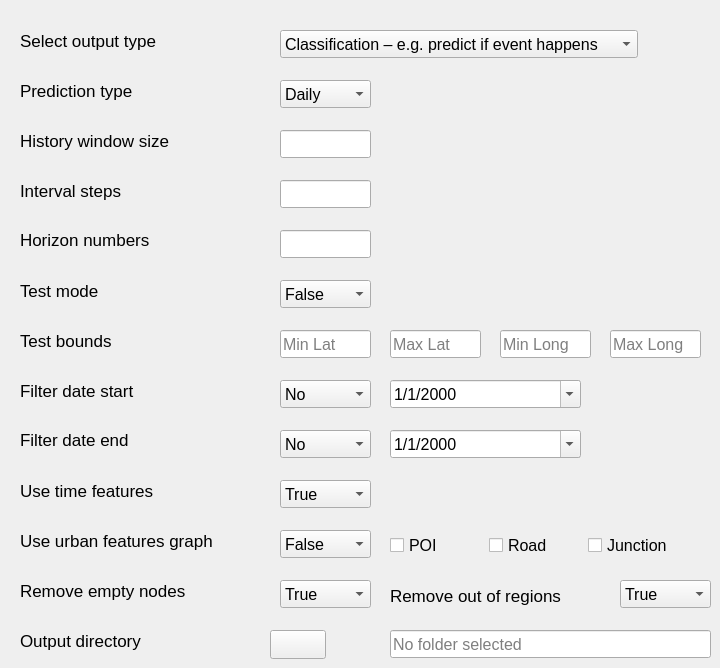
      <widget class="QWidget" name="tabDataConfig">
       <attribute name="title">
        <string>Config</string>
       </attribute>
       <widget class="QLabel" name="labelOutType">
        <property name="geometry">
         <rect>
          <x>20</x>
          <y>30</y>
          <width>181</width>
          <height>21</height>
         </rect>
        </property>
        <property name="maximumSize">
         <size>
          <width>16777215</width>
          <height>16777209</height>
         </size>
        </property>
        <property name="font">
         <font>
          <family>Segoe UI</family>
          <pointsize>13</pointsize>
          <bold>false</bold>
         </font>
        </property>
        <property name="text">
         <string>Select output type</string>
        </property>
       </widget>
       <widget class="QLabel" name="labelWindowSize">
        <property name="geometry">
         <rect>
          <x>20</x>
          <y>130</y>
          <width>201</width>
          <height>21</height>
         </rect>
        </property>
        <property name="font">
         <font>
          <family>Segoe UI</family>
          <pointsize>13</pointsize>
          <bold>false</bold>
         </font>
        </property>
        <property name="toolTip">
         <string>Numbers of historical steps to consider in the prediction</string>
        </property>
        <property name="text">
         <string>History window size</string>
        </property>
       </widget>
       <widget class="QLineEdit" name="lineWindowSize">
        <property name="geometry">
         <rect>
          <x>280</x>
          <y>130</y>
          <width>91</width>
          <height>28</height>
         </rect>
        </property>
        <property name="font">
         <font>
          <family>Segoe UI</family>
          <pointsize>12</pointsize>
          <bold>false</bold>
         </font>
        </property>
       </widget>
       <widget class="QLabel" name="labelInterStep">
        <property name="geometry">
         <rect>
          <x>20</x>
          <y>180</y>
          <width>161</width>
          <height>21</height>
         </rect>
        </property>
        <property name="font">
         <font>
          <family>Segoe UI</family>
          <pointsize>13</pointsize>
          <bold>false</bold>
         </font>
        </property>
        <property name="toolTip">
         <string>Size of the bin. E.g.  if 1 and prediction is hourly, each step would be 1 hour</string>
        </property>
        <property name="text">
         <string>Interval steps</string>
        </property>
       </widget>
       <widget class="QLineEdit" name="lineInterStep">
        <property name="geometry">
         <rect>
          <x>280</x>
          <y>180</y>
          <width>91</width>
          <height>28</height>
         </rect>
        </property>
        <property name="font">
         <font>
          <family>Segoe UI</family>
          <pointsize>12</pointsize>
          <bold>false</bold>
         </font>
        </property>
        <property name="placeholderText">
         <string/>
        </property>
       </widget>
       <widget class="QLabel" name="labelPredType">
        <property name="geometry">
         <rect>
          <x>20</x>
          <y>80</y>
          <width>171</width>
          <height>21</height>
         </rect>
        </property>
        <property name="font">
         <font>
          <family>Segoe UI</family>
          <pointsize>13</pointsize>
          <bold>false</bold>
         </font>
        </property>
        <property name="text">
         <string>Prediction type</string>
        </property>
       </widget>
       <widget class="QLabel" name="labelHorizon">
        <property name="geometry">
         <rect>
          <x>20</x>
          <y>230</y>
          <width>171</width>
          <height>20</height>
         </rect>
        </property>
        <property name="font">
         <font>
          <family>Segoe UI</family>
          <pointsize>13</pointsize>
          <bold>false</bold>
         </font>
        </property>
        <property name="toolTip">
         <string>Numbers of steps in the future to be predicted</string>
        </property>
        <property name="text">
         <string>Horizon numbers</string>
        </property>
       </widget>
       <widget class="QComboBox" name="comboBoxPredType">
        <property name="geometry">
         <rect>
          <x>280</x>
          <y>80</y>
          <width>91</width>
          <height>28</height>
         </rect>
        </property>
        <property name="font">
         <font>
          <family>Segoe UI</family>
          <pointsize>12</pointsize>
          <bold>false</bold>
         </font>
        </property>
        <item>
         <property name="text">
          <string>Daily</string>
         </property>
        </item>
        <item>
         <property name="text">
          <string>Hourly</string>
         </property>
        </item>
       </widget>
       <widget class="QLineEdit" name="lineHorizon">
        <property name="geometry">
         <rect>
          <x>280</x>
          <y>230</y>
          <width>91</width>
          <height>28</height>
         </rect>
        </property>
        <property name="font">
         <font>
          <family>Segoe UI</family>
          <pointsize>12</pointsize>
          <bold>false</bold>
         </font>
        </property>
        <property name="placeholderText">
         <string/>
        </property>
       </widget>
       <widget class="QLabel" name="labelTestMode">
        <property name="geometry">
         <rect>
          <x>20</x>
          <y>280</y>
          <width>151</width>
          <height>21</height>
         </rect>
        </property>
        <property name="font">
         <font>
          <family>Segoe UI</family>
          <pointsize>13</pointsize>
          <bold>false</bold>
         </font>
        </property>
        <property name="toolTip">
         <string>Run mapping within smaller region</string>
        </property>
        <property name="text">
         <string>Test mode</string>
        </property>
       </widget>
       <widget class="QComboBox" name="comboBoxTestMode">
        <property name="geometry">
         <rect>
          <x>280</x>
          <y>280</y>
          <width>91</width>
          <height>28</height>
         </rect>
        </property>
        <property name="font">
         <font>
          <family>Segoe UI</family>
          <pointsize>12</pointsize>
          <bold>false</bold>
         </font>
        </property>
        <item>
         <property name="text">
          <string>False</string>
         </property>
        </item>
        <item>
         <property name="text">
          <string>True</string>
         </property>
        </item>
       </widget>
       <widget class="QComboBox" name="comboBoxOutType">
        <property name="geometry">
         <rect>
          <x>280</x>
          <y>30</y>
          <width>358</width>
          <height>28</height>
         </rect>
        </property>
        <property name="font">
         <font>
          <family>Segoe UI</family>
          <pointsize>12</pointsize>
          <bold>false</bold>
         </font>
        </property>
        <item>
         <property name="text">
          <string>Classification – e.g. predict if event happens</string>
         </property>
        </item>
        <item>
         <property name="text">
          <string>Regression – e.g. predict the number of events</string>
         </property>
        </item>
       </widget>
       <widget class="QLabel" name="labelTestBound">
        <property name="geometry">
         <rect>
          <x>20</x>
          <y>330</y>
          <width>131</width>
          <height>21</height>
         </rect>
        </property>
        <property name="font">
         <font>
          <family>Segoe UI</family>
          <pointsize>13</pointsize>
          <bold>false</bold>
         </font>
        </property>
        <property name="toolTip">
         <string>Boundaries in EPSG:4326 format in float</string>
        </property>
        <property name="text">
         <string>Test bounds</string>
        </property>
       </widget>
       <widget class="QLineEdit" name="lineMinLat">
        <property name="geometry">
         <rect>
          <x>280</x>
          <y>330</y>
          <width>91</width>
          <height>28</height>
         </rect>
        </property>
        <property name="font">
         <font>
          <family>Segoe UI</family>
          <pointsize>12</pointsize>
          <bold>false</bold>
         </font>
        </property>
        <property name="placeholderText">
         <string>Min Lat</string>
        </property>
       </widget>
       <widget class="QLineEdit" name="lineMaxLat">
        <property name="geometry">
         <rect>
          <x>390</x>
          <y>330</y>
          <width>91</width>
          <height>28</height>
         </rect>
        </property>
        <property name="font">
         <font>
          <family>Segoe UI</family>
          <pointsize>12</pointsize>
          <bold>false</bold>
         </font>
        </property>
        <property name="placeholderText">
         <string>Max Lat</string>
        </property>
       </widget>
       <widget class="QLineEdit" name="lineMaxLong">
        <property name="geometry">
         <rect>
          <x>610</x>
          <y>330</y>
          <width>91</width>
          <height>28</height>
         </rect>
        </property>
        <property name="font">
         <font>
          <family>Segoe UI</family>
          <pointsize>12</pointsize>
          <bold>false</bold>
         </font>
        </property>
        <property name="placeholderText">
         <string>Max Long</string>
        </property>
       </widget>
       <widget class="QLineEdit" name="lineMinLong">
        <property name="geometry">
         <rect>
          <x>500</x>
          <y>330</y>
          <width>91</width>
          <height>28</height>
         </rect>
        </property>
        <property name="font">
         <font>
          <family>Segoe UI</family>
          <pointsize>12</pointsize>
          <bold>false</bold>
         </font>
        </property>
        <property name="placeholderText">
         <string>Min Long</string>
        </property>
       </widget>
       <widget class="QLabel" name="labelRemoveEmpty">
        <property name="geometry">
         <rect>
          <x>20</x>
          <y>580</y>
          <width>211</width>
          <height>21</height>
         </rect>
        </property>
        <property name="font">
         <font>
          <family>Segoe UI</family>
          <pointsize>13</pointsize>
          <bold>false</bold>
         </font>
        </property>
        <property name="toolTip">
         <string/>
        </property>
        <property name="text">
         <string>Remove empty nodes</string>
        </property>
       </widget>
       <widget class="QLabel" name="labelRemoveOOR">
        <property name="geometry">
         <rect>
          <x>390</x>
          <y>580</y>
          <width>195</width>
          <height>31</height>
         </rect>
        </property>
        <property name="font">
         <font>
          <family>Segoe UI</family>
          <pointsize>13</pointsize>
          <bold>false</bold>
         </font>
        </property>
        <property name="toolTip">
         <string/>
        </property>
        <property name="text">
         <string>Remove out of regions</string>
        </property>
       </widget>
       <widget class="QComboBox" name="comboBoxRemoveEmpty">
        <property name="geometry">
         <rect>
          <x>280</x>
          <y>580</y>
          <width>91</width>
          <height>28</height>
         </rect>
        </property>
        <property name="font">
         <font>
          <family>Segoe UI</family>
          <pointsize>12</pointsize>
          <bold>false</bold>
         </font>
        </property>
        <item>
         <property name="text">
          <string>True</string>
         </property>
        </item>
        <item>
         <property name="text">
          <string>False</string>
         </property>
        </item>
       </widget>
       <widget class="QComboBox" name="comboBoxRemoveOOR">
        <property name="geometry">
         <rect>
          <x>620</x>
          <y>580</y>
          <width>91</width>
          <height>28</height>
         </rect>
        </property>
        <property name="font">
         <font>
          <family>Segoe UI</family>
          <pointsize>12</pointsize>
          <bold>false</bold>
         </font>
        </property>
        <item>
         <property name="text">
          <string>True</string>
         </property>
        </item>
        <item>
         <property name="text">
          <string>False</string>
         </property>
        </item>
       </widget>
       <widget class="QLabel" name="labelUKG">
        <property name="geometry">
         <rect>
          <x>20</x>
          <y>520</y>
          <width>261</width>
          <height>41</height>
         </rect>
        </property>
        <property name="font">
         <font>
          <family>Segoe UI</family>
          <pointsize>13</pointsize>
          <bold>false</bold>
         </font>
        </property>
        <property name="toolTip">
         <string>Extract features graph from Open Street Map</string>
        </property>
        <property name="text">
         <string>Use urban features graph</string>
        </property>
       </widget>
       <widget class="QComboBox" name="comboBoxUKG">
        <property name="geometry">
         <rect>
          <x>280</x>
          <y>530</y>
          <width>91</width>
          <height>28</height>
         </rect>
        </property>
        <property name="font">
         <font>
          <family>Segoe UI</family>
          <pointsize>12</pointsize>
          <bold>false</bold>
         </font>
        </property>
        <item>
         <property name="text">
          <string>False</string>
         </property>
        </item>
        <item>
         <property name="text">
          <string>True</string>
         </property>
        </item>
       </widget>
       <widget class="QLabel" name="labelFilterDS">
        <property name="geometry">
         <rect>
          <x>20</x>
          <y>380</y>
          <width>171</width>
          <height>21</height>
         </rect>
        </property>
        <property name="font">
         <font>
          <family>Segoe UI</family>
          <pointsize>13</pointsize>
          <bold>false</bold>
         </font>
        </property>
        <property name="toolTip">
         <string/>
        </property>
        <property name="text">
         <string>Filter date start</string>
        </property>
       </widget>
       <widget class="QLabel" name="labelFilterDE">
        <property name="geometry">
         <rect>
          <x>20</x>
          <y>430</y>
          <width>171</width>
          <height>20</height>
         </rect>
        </property>
        <property name="font">
         <font>
          <family>Segoe UI</family>
          <pointsize>13</pointsize>
          <bold>false</bold>
         </font>
        </property>
        <property name="toolTip">
         <string/>
        </property>
        <property name="text">
         <string>Filter date end</string>
        </property>
       </widget>
       <widget class="QComboBox" name="comboBoxFilterDS">
        <property name="geometry">
         <rect>
          <x>280</x>
          <y>380</y>
          <width>91</width>
          <height>28</height>
         </rect>
        </property>
        <property name="font">
         <font>
          <family>Segoe UI</family>
          <pointsize>12</pointsize>
          <bold>false</bold>
         </font>
        </property>
        <item>
         <property name="text">
          <string>No</string>
         </property>
        </item>
        <item>
         <property name="text">
          <string>Yes</string>
         </property>
        </item>
       </widget>
       <widget class="QComboBox" name="comboBoxFilterDE">
        <property name="geometry">
         <rect>
          <x>280</x>
          <y>430</y>
          <width>91</width>
          <height>28</height>
         </rect>
        </property>
        <property name="font">
         <font>
          <family>Segoe UI</family>
          <pointsize>12</pointsize>
          <bold>false</bold>
         </font>
        </property>
        <item>
         <property name="text">
          <string>No</string>
         </property>
        </item>
        <item>
         <property name="text">
          <string>Yes</string>
         </property>
        </item>
       </widget>
       <widget class="QDateEdit" name="dateEditStart">
        <property name="geometry">
         <rect>
          <x>390</x>
          <y>380</y>
          <width>191</width>
          <height>28</height>
         </rect>
        </property>
        <property name="font">
         <font>
          <family>Segoe UI</family>
          <pointsize>12</pointsize>
          <bold>false</bold>
         </font>
        </property>
        <property name="time">
         <time>
          <hour>0</hour>
          <minute>0</minute>
          <second>0</second>
         </time>
        </property>
        <property name="currentSection">
         <enum>QDateTimeEdit::DaySection</enum>
        </property>
        <property name="displayFormat">
         <string>d/M/yyyy</string>
        </property>
        <property name="calendarPopup">
         <bool>true</bool>
        </property>
       </widget>
       <widget class="QDateEdit" name="dateEditEnd">
        <property name="geometry">
         <rect>
          <x>390</x>
          <y>430</y>
          <width>191</width>
          <height>28</height>
         </rect>
        </property>
        <property name="font">
         <font>
          <family>Segoe UI</family>
          <pointsize>12</pointsize>
          <bold>false</bold>
         </font>
        </property>
        <property name="autoFillBackground">
         <bool>false</bool>
        </property>
        <property name="time">
         <time>
          <hour>0</hour>
          <minute>0</minute>
          <second>0</second>
         </time>
        </property>
        <property name="displayFormat">
         <string>d/M/yyyy</string>
        </property>
        <property name="calendarPopup">
         <bool>true</bool>
        </property>
       </widget>
       <widget class="QWidget" name="horizontalLayoutWidget">
        <property name="geometry">
         <rect>
          <x>390</x>
          <y>530</y>
          <width>291</width>
          <height>31</height>
         </rect>
        </property>
        <layout class="QHBoxLayout" name="hLayoutOsm">
         <item>
          <widget class="QCheckBox" name="checkOSMPoi">
           <property name="font">
            <font>
             <family>Segoe UI</family>
             <pointsize>12</pointsize>
             <bold>false</bold>
            </font>
           </property>
           <property name="text">
            <string>POI</string>
           </property>
          </widget>
         </item>
         <item>
          <widget class="QCheckBox" name="checkOSMRoad">
           <property name="font">
            <font>
             <family>Segoe UI</family>
             <pointsize>12</pointsize>
             <bold>false</bold>
            </font>
           </property>
           <property name="text">
            <string>Road</string>
           </property>
          </widget>
         </item>
         <item>
          <widget class="QCheckBox" name="checkOSMJunction">
           <property name="font">
            <font>
             <family>Segoe UI</family>
             <pointsize>12</pointsize>
             <bold>false</bold>
            </font>
           </property>
           <property name="text">
            <string>Junction</string>
           </property>
          </widget>
         </item>
        </layout>
       </widget>
       <widget class="QWidget" name="verticalLayoutWidget_8">
        <property name="geometry">
         <rect>
          <x>420</x>
          <y>80</y>
          <width>221</width>
          <height>211</height>
         </rect>
        </property>
        <layout class="QVBoxLayout" name="vLayoutSpinnerPreprocess"/>
       </widget>
       <widget class="QLabel" name="labelOutDir">
        <property name="geometry">
         <rect>
          <x>20</x>
          <y>630</y>
          <width>181</width>
          <height>21</height>
         </rect>
        </property>
        <property name="font">
         <font>
          <family>Segoe UI</family>
          <pointsize>13</pointsize>
          <bold>false</bold>
         </font>
        </property>
        <property name="toolTip">
         <string/>
        </property>
        <property name="text">
         <string>Output directory</string>
        </property>
       </widget>
       <widget class="QPushButton" name="btnBrowseOutDir">
        <property name="geometry">
         <rect>
          <x>270</x>
          <y>630</y>
          <width>56</width>
          <height>29</height>
         </rect>
        </property>
        <property name="font">
         <font>
          <family>Segoe UI</family>
          <pointsize>13</pointsize>
          <bold>true</bold>
         </font>
        </property>
        <property name="text">
         <string/>
        </property>
       </widget>
       <widget class="QLineEdit" name="txtOutDir">
        <property name="geometry">
         <rect>
          <x>390</x>
          <y>630</y>
          <width>321</width>
          <height>28</height>
         </rect>
        </property>
        <property name="font">
         <font>
          <family>Segoe UI</family>
          <pointsize>12</pointsize>
          <bold>false</bold>
         </font>
        </property>
        <property name="frame">
         <bool>true</bool>
        </property>
        <property name="readOnly">
         <bool>true</bool>
        </property>
        <property name="placeholderText">
         <string>No folder selected</string>
        </property>
       </widget>
       <widget class="QLabel" name="labelUKG_2">
        <property name="geometry">
         <rect>
          <x>20</x>
          <y>480</y>
          <width>181</width>
          <height>21</height>
         </rect>
        </property>
        <property name="font">
         <font>
          <family>Segoe UI</family>
          <pointsize>13</pointsize>
          <bold>false</bold>
         </font>
        </property>
        <property name="toolTip">
         <string/>
        </property>
        <property name="text">
         <string>Use time features</string>
        </property>
       </widget>
       <widget class="QComboBox" name="comboBoxUKG_2">
        <property name="geometry">
         <rect>
          <x>280</x>
          <y>480</y>
          <width>91</width>
          <height>28</height>
         </rect>
        </property>
        <property name="font">
         <font>
          <family>Segoe UI</family>
          <pointsize>12</pointsize>
          <bold>false</bold>
         </font>
        </property>
        <item>
         <property name="text">
          <string>True</string>
         </property>
        </item>
        <item>
         <property name="text">
          <string>False</string>
         </property>
        </item>
       </widget>
      </widget>
